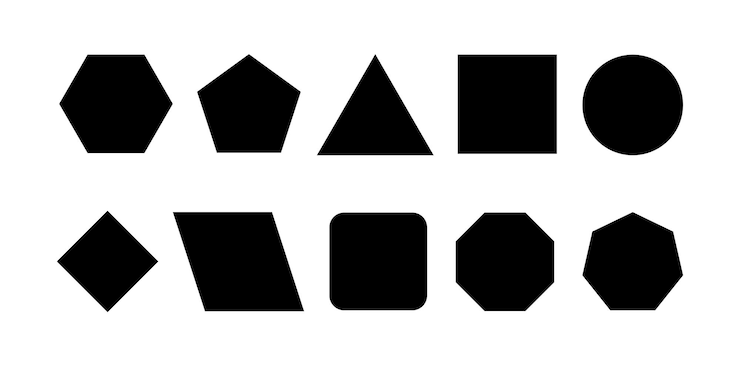
#> input picture ht6/1.jpg, 740 x 370 px, found by its file name
$ python object_analysis.py   (older library calls are emulated)
#> lines starting #> are read from the running program, lines starting #| are printed output that depends on the picture; after the words box and inside, x2 and y2 are one past the last pixel; in counts of white or black regions, pixels touching at a corner belong together; long printed decimals are rounded
import cv2
import numpy as np


class ObjectAnalysis(object):
    def template_method(self, image):
        image = self.noise_filtering(image)
        data = self.segmentation(image)
        data = self.object_parameters(data)
        return data

    def noise_filtering(self, image):
        raise NotImplementedError()

    def segmentation(self, data):
        raise NotImplementedError()

    def object_parameters(self, data):
        (image, data) = data
        (numLabels, labels, stats, centroids) = data

        x = []
        y = []
        w = []
        h = []
        area = []
        hu = []

        for i in range(1, numLabels):
            x.append(stats[i, cv2.CC_STAT_LEFT])
            y.append(stats[i, cv2.CC_STAT_TOP])
            w.append(stats[i, cv2.CC_STAT_WIDTH])
            h.append(stats[i, cv2.CC_STAT_HEIGHT])
            area.append(stats[i, cv2.CC_STAT_AREA])

            mask = (labels == i).astype(np.uint8)
            moments = cv2.moments(mask)
            hu_moments = cv2.HuMoments(moments).flatten().tolist()
            hu.append(hu_moments)

        return (x, y, w, h, area, hu)


class BinaryImage(ObjectAnalysis):
    def __init__(self):
        pass

    def noise_filtering(self, image):
        return cv2.medianBlur(image, 5)

    def segmentation(self, image):
        output = cv2.connectedComponentsWithStats(
            image,
            4,  # connectivity
            cv2.CV_32S
        )
        return (image, output)


class MonochromeImage(BinaryImage):
    def __init__(self):
        pass

    def noise_filtering(self, image):
        return cv2.GaussianBlur(image, (5, 5), 0)

    def segmentation(self, image):
        edges = cv2.Canny(image, 100, 200)

        output = cv2.connectedComponentsWithStats(
            edges,
            8,
            cv2.CV_32S
        )
        return (edges, output)


class ColorImage(MonochromeImage):
    def __init__(self):
        pass

    def noise_filtering(self, image):
        return image

    def segmentation(self, image):
        if image is None:
            raise ValueError("Изображение не загружено")

        if len(image.shape) == 3:
            gray = cv2.cvtColor(image, cv2.COLOR_BGR2GRAY)
            watershed_image = image
        else:
            gray = image
            watershed_image = cv2.cvtColor(gray, cv2.COLOR_GRAY2BGR)

        blurred = cv2.GaussianBlur(gray, (5, 5), 0)

        _, thresh = cv2.threshold(
            blurred, 0, 255, cv2.THRESH_BINARY + cv2.THRESH_OTSU
        )

        kernel = np.ones((3, 3), np.uint8)
        opening = cv2.morphologyEx(
            thresh, cv2.MORPH_OPEN, kernel, iterations=2
        )

        sure_bg = cv2.dilate(opening, kernel, iterations=3)

        dist = cv2.distanceTransform(opening, cv2.DIST_L2, 5)

        if dist.max() > 0:
            _, sure_fg = cv2.threshold(
                dist, 0.7 * dist.max(), 255, 0
            )
        else:
            sure_fg = np.zeros_like(dist, dtype=np.uint8)

        sure_fg = np.uint8(sure_fg)
        unknown = cv2.subtract(sure_bg, sure_fg)

        _, markers = cv2.connectedComponents(sure_fg)
        markers = markers + 1
        markers[unknown == 255] = 0

        markers = cv2.watershed(watershed_image, markers)

        mask = np.zeros(gray.shape, dtype=np.uint8)
        mask[markers > 1] = 255

        output = cv2.connectedComponentsWithStats(
            mask,
            8,
            cv2.CV_32S
        )
        return (image, output)


class FilteredAnalysis(ObjectAnalysis):
    """
    Декоратор: фильтрует объекты по площади и сохраняет Hu-моменты.
    """

    def __init__(self, obj):
        self._proc = obj

    def template_method(self, image):
        (_x, _y, _w, _h, _area, _hu) = self._proc.template_method(image)

        x = []
        y = []
        w = []
        h = []
        area = []
        hu = []

        for i in range(len(_area)):
            if 10 < _area[i] < 2500:
                x.append(_x[i])
                y.append(_y[i])
                w.append(_w[i])
                h.append(_h[i])
                area.append(_area[i])
                hu.append(_hu[i])

        return (x, y, w, h, area, hu)


if __name__ == '__main__':
    image_path = './data/1.jpg'

    print("Binary Image Processing")
    bin_segm = BinaryImage()
    x, y, w, h, area, hu = bin_segm.template_method(
        cv2.imread(image_path, cv2.IMREAD_GRAYSCALE)
    )
#> in object_parameters, `(numLabels, labels, stats, centroids) = data`:
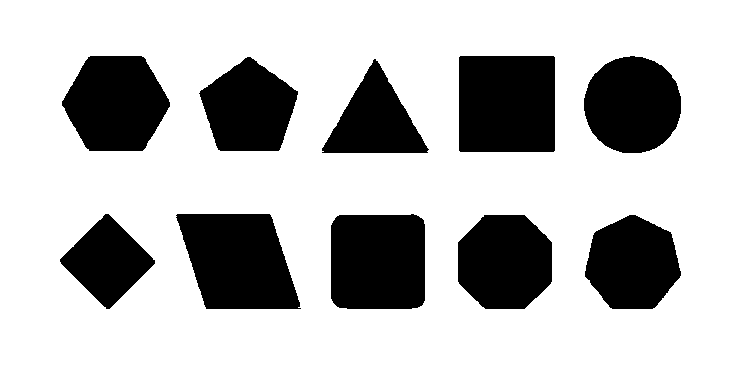
#> labels: shape (370, 740) int32; values 0 (black) and 1 (white), 73.4% white; 10 black regions, largest, box (x1, y1, x2, y2) and area: (459, 56, 555, 152) 9212, (176, 214, 301, 309) 9051, (331, 214, 425, 309) 8693
#> in object_parameters, `(numLabels, labels, stats, centroids) = data`: numLabels = 2; stats = [[60, 56, 621, 253, 72921], [0, 0, 740, 370, 200879]]; centroids = [[381.3, 184.8], [365.2, 184.4]]
#> after the loop in object_parameters, `for i in range(1, numLabels):`: area = [200879]; h = [370]; hu = [[0.315, 0.0339, 2.32e-05, 2.08e-05, 4.58e-10, 3.32e-06, -1.37e-11]]; w = [740]; x = [0]
#> in template_method, `data = self.object_parameters(data)`: data = ([0], [0], [740], [370], [200879], [[0.315, 0.0339, 2.32e-05, 2.08e-05, 4.58e-10, 3.32e-06, -1.37e-11]])
#> x = [0]; y = [0]; w = [740]; h = [370]; area = [200879]
    for i in range(len(area)):
        print([x[i], y[i], w[i], h[i], area[i], hu[i]])
#> this loop made 1 pass
#| [0, 0, 740, 370, 200879, [0.315, 0.03389, 2.3154794101004208e-05, 2.0848583686460328e-05, 4.578672404898637e-10, 3.322257001764824e-06, -1.3749421474871335e-11]]

    print("Decorated Binary Image Processing")
    filt_bin = FilteredAnalysis(BinaryImage())
    x, y, w, h, area, hu = filt_bin.template_method(
        cv2.imread(image_path, cv2.IMREAD_GRAYSCALE)
    )
#> in template_method, image is the input picture: shape (370, 740); min 0, max 255, mean 182.2
#> the loop in template_method, `for i in range(len(_area)):` made 1 pass
#> after the loop in template_method, `for i in range(len(_area)):`: area = []
#> x = []; y = []; w = []; h = []; area = []; hu = []
    for i in range(len(area)):
        print([x[i], y[i], w[i], h[i], area[i], hu[i]])
#> this loop made 0 passes

    print("Monochrome Image Processing")
    mono = MonochromeImage()
    x, y, w, h, area, hu = mono.template_method(
        cv2.imread(image_path, cv2.IMREAD_GRAYSCALE)
    )
#> in segmentation, `edges = cv2.Canny(image, 100, 200)`: edges: shape (370, 740); 1.4% white in thin lines or dots, all inside (x1, y1, x2, y2) = (57, 54, 683, 312)
#> in object_parameters (call 3), `(numLabels, labels, stats, centroids) = data`:
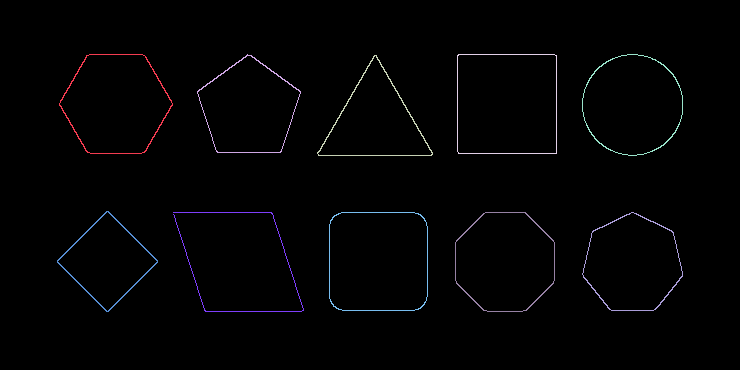
#> labels: shape (370, 740) int32; 11 distinct labels, from 0 to 10; one colour per label, 0 black
#> in object_parameters (call 3), `(numLabels, labels, stats, centroids) = data`: numLabels = 11; stats = [[0, 0, 740, 370, 269891], [59, 54, 114, 100, 416], [197, 54, 104, 99, 363], [317, 55, 116, 101, 429], [457, 54, 100, 100, 394], [582, 54, 101, 102, 370], [57, 211, 101, 101, 400], [173, 212, 131, 100, 394], [329, 212, 99, 99, 382], [455, 212, 100, 100, 389], [582, 212, 101, 99, 372]]; centroids = [[369.5, 184.5], [115.3, 103.7], [248.4, 103.2], [374.8, 117.9], [506.5, 103.5], [632.3, 104.5], [107, 261], [238, 261.5], [377.7, 261], [504.6, 261.4], [632.4, 262.9]]
#> the loop in object_parameters (call 3), `for i in range(1, numLabels):` made 10 passes
#> hu_moments on passes 2, 3, 6, 10: [6.19, 0.0243, 0.26, 2.71, 2.27, 0.422, -0.0226], [5.19, 0.000773, 67.55, 0.679, -4.6, -0.0188, 0.0274], [4.23, 0, 0, 0, 0, 0, 0], [6.24, 0.0215, 0.919, 0.0201, -0.00197, 0.0026, 0.00191]
#> after the loop in object_parameters (call 3), `for i in range(1, numLabels):`:
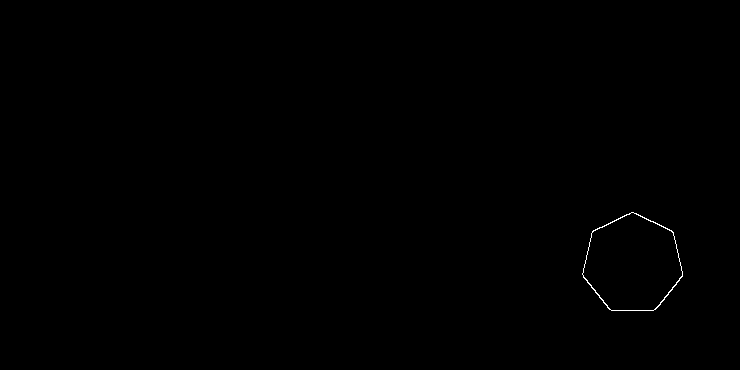
#> mask: shape (370, 740); values 0 (black) and 1 (white), 0.14% white in thin lines or dots, all inside (x1, y1, x2, y2) = (582, 212, 683, 311)
#> after the loop in object_parameters (call 3), `for i in range(1, numLabels):`: area = [416, 363, 429, 394, 370, 400, 394, 382, 389, 372]; h = [100, 99, 101, 100, 102, 101, 100, 99, 100, 99]; hu = 10 items; w = [114, 104, 116, 100, 101, 101, 131, 99, 100, 101]; x = [59, 197, 317, 457, 582, 57, 173, 329, 455, 582]; y = [54, 54, 55, 54, 54, 211, 212, 212, 212, 212]
#> x = [59, 197, 317, 457, 582, 57, 173, 329, 455, 582]; y = [54, 54, 55, 54, 54, 211, 212, 212, 212, 212]; w = [114, 104, 116, 100, 101, 101, 131, 99, 100, 101]; h = [100, 99, 101, 100, 102, 101, 100, 99, 100, 99]; area = [416, 363, 429, 394, 370, 400, 394, 382, 389, 372]; hu = 10 items
    for i in range(len(area)):
        print([x[i], y[i], w[i], h[i], area[i], hu[i]])
#> this loop made 10 passes
#| [59, 54, 114, 100, 416, [6.446, 0.2249, 0.008782, 0.00614, -3.861699696249158e-05, -0.0008566, 2.3259095927656242e-05]]
#| [197, 54, 104, 99, 363, [6.193, 0.02429, 0.2597, 2.711, 2.275, 0.4222, -0.02263]]
#| [317, 55, 116, 101, 429, [5.189, 0.0007726, 67.547, 0.6788, -4.596, -0.01881, 0.02744]]
#| [457, 54, 100, 100, 394, [8.269, 0.003985, 4.627867720926025e-09, 7.909499693435731e-06, -1.5132615201989727e-12, 4.992722493302025e-07, 6.97917099239108e-20]]
#| [582, 54, 101, 102, 370, [6.817, 0.0009899, 0.000914, 0.002278, -2.9659999502455605e-06, 5.126016261797661e-05, -1.4151921310867366e-06]]
#| [57, 211, 101, 101, 400, [4.23, 0.0, 0.0, 0.0, 0.0, 0.0, 0.0]]
#| [173, 212, 131, 100, 394, [8.660, 6.655, 0.001087, 2.8266453619787735e-05, -4.5235781457682946e-09, -7.084724949535078e-05, 2.021662606576138e-09]]
#| [329, 212, 99, 99, 382, [8.080, 0.0001286, 0.0123, 0.003357, 2.1026054492424216e-05, -3.7643534535706177e-05, 4.8527979210881184e-06]]
#> (further printed lines are left out)

    print("Color Image Processing")
    color = ColorImage()
    x, y, w, h, area, hu = color.template_method(
        cv2.imread(image_path, cv2.IMREAD_COLOR)
    )
#> in segmentation, `_, thresh = cv2.threshold( blurred, 0, 255, cv2.THRESH_BINARY + cv2.TH..`: thresh: shape (370, 740); 71.4% white; 10 black regions, largest, box (x1, y1, x2, y2) and area: (458, 55, 557, 154) 9796, (174, 212, 303, 311) 9783, (330, 213, 427, 310) 9247
#> in segmentation, `sure_bg = cv2.dilate(opening, kernel, iterations=3)`: sure_bg: shape (370, 740); 75.7% white; 10 black regions, largest, box (x1, y1, x2, y2) and area: (461, 58, 554, 151) 8644, (178, 215, 299, 308) 8454, (333, 216, 424, 307) 8119
#> in segmentation, `dist = cv2.distanceTransform(opening, cv2.DIST_L2, 5)`:
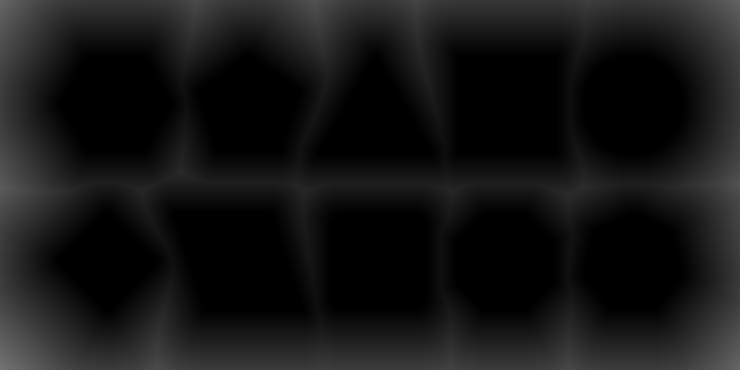
#> dist: shape (370, 740) float32; min 0, max 115.6, mean 21.3
#> in segmentation, `_, sure_fg = cv2.threshold( dist, 0.7 * dist.max(), 255, 0 )`: sure_fg: shape (370, 740) float32; 1.1% white; 7 white regions (2 under 20 px), largest, box (x1, y1, x2, y2) and area: (0, 320, 50, 370) 1275, (0, 0, 28, 42) 559, (709, 334, 740, 370) 532, (712, 0, 740, 29) 375, (0, 166, 14, 203) 272
#> in segmentation, `_, markers = cv2.connectedComponents(sure_fg)`: markers: shape (370, 740) int32; 8 distinct labels, from 0 to 7
#> in segmentation, `markers = markers + 1`:
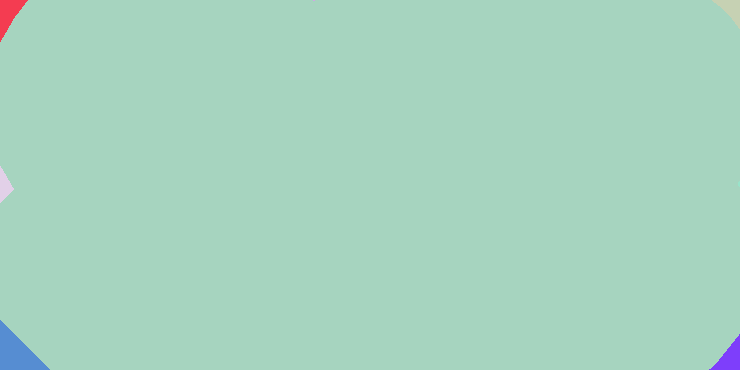
#> markers: shape (370, 740) int32; 8 distinct labels, from 1 to 8; one colour per label, 0 black
#> in segmentation, `markers[unknown == 255] = 0`: markers: shape (370, 740) int32; 9 distinct labels, from 0 to 8
#> in segmentation, `markers = cv2.watershed(watershed_image, markers)`:
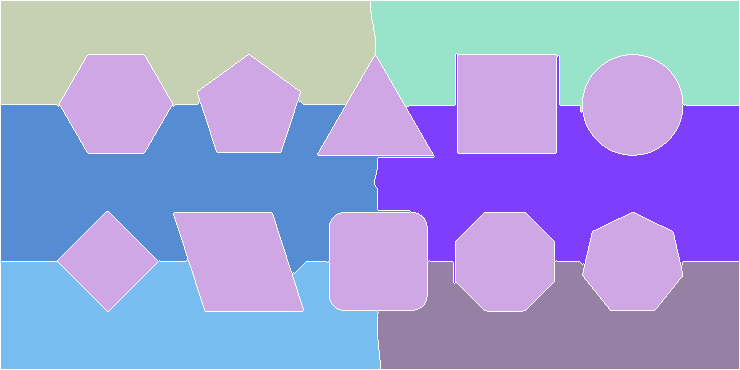
#> markers: shape (370, 740) int32; 8 distinct labels, from -1 to 8; one colour per label, 0 black, -1 white
#> in object_parameters (call 4), `(numLabels, labels, stats, centroids) = data`:
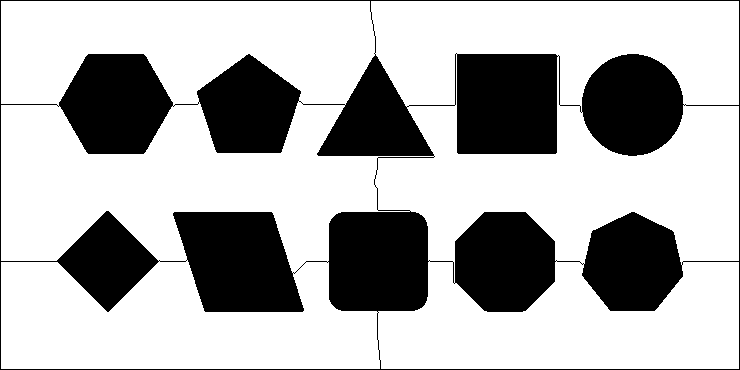
#> labels: shape (370, 740) int32; values 0 (black) and 1 (white), 69.5% white; 1 black region, box (x1, y1, x2, y2) and area: (0, 0, 740, 370) 83501
#> in object_parameters (call 4), `(numLabels, labels, stats, centroids) = data`: numLabels = 2; stats = [[0, 0, 740, 370, 83501], [1, 1, 738, 368, 190299]]; centroids = [[380.9, 184.8], [364.5, 184.4]]
#> after the loop in object_parameters (call 4), `for i in range(1, numLabels):`: area = [190299]; h = [368]; hu = [[0.336, 0.0385, 3.7e-05, 3.43e-05, 1.22e-09, 5.9e-06, -2.51e-11]]; w = [738]; x = [1]
#> x = [1]; y = [1]; w = [738]; h = [368]; area = [190299]
    for i in range(len(area)):
        print([x[i], y[i], w[i], h[i], area[i], hu[i]])
